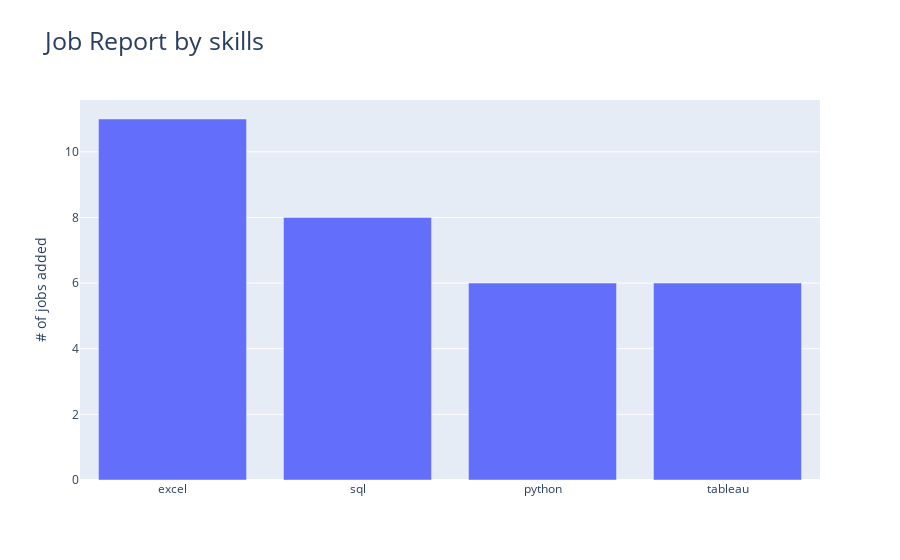

The code cell stored with this chart in its notebook:
### Code cell
skill_sum = job_report[['sql','excel','python', 'tableau']].sum()


fig = px.bar(
    skill_sum, 
    title='Job Report by skills',
    y=skill_sum[:]
#     needed to remove unnecessary date label
).update_layout(yaxis_title='# of jobs added', title_font_size=25, xaxis_title='', xaxis={'categoryorder': 'total descending'})

fig.show()

### Figure 1 — Plotly figure (JSON) as saved in the notebook; plotly's stock layout.template omitted (floating-point values rounded to 4 significant figures)
{"data": [{"alignmentgroup": "True", "hovertemplate": "index=%{x}<br>y=%{y}<extra></extra>", "legendgroup": "", "marker": {"color": "#636efa", "pattern": {"shape": ""}}, "name": "", "offsetgroup": "", "orientation": "v", "showlegend": false, "textposition": "auto", "type": "bar", "x": ["sql", "excel", "python", "tableau"], "xaxis": "x", "y": [8, 11, 6, 6], "yaxis": "y"}], "layout": {"barmode": "relative", "legend": {"tracegroupgap": 0}, "title": {"font": {"size": 25}, "text": "Job Report by skills"}, "xaxis": {"anchor": "y", "categoryorder": "total descending", "domain": [0, 1], "title": {"text": ""}}, "yaxis": {"anchor": "x", "domain": [0, 1], "title": {"text": "# of jobs added"}}}}
